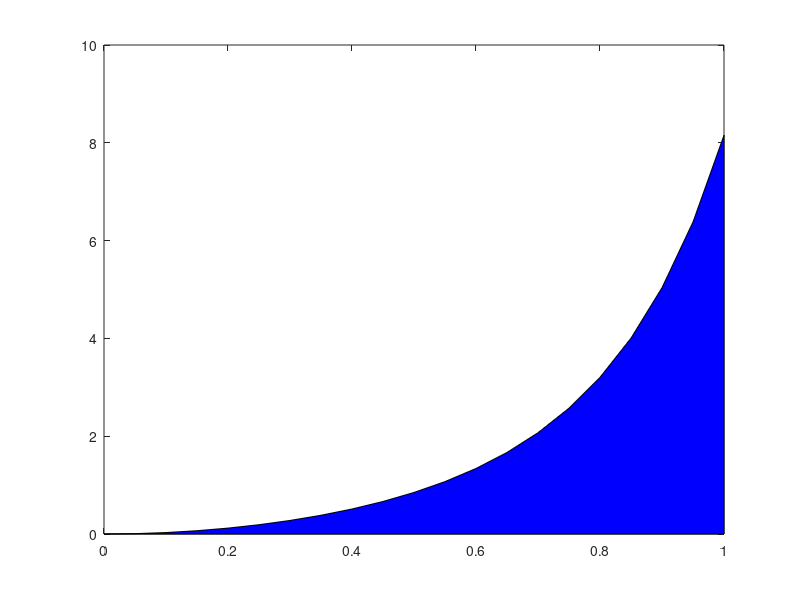

The MATLAB source for this figure:
clear all; close all; 
a = 0.0; b = 1.0; n = 10; h = (b-a)/(2*n); x = a:h:b; 
f = @(x) 3*x.^2.*exp(x.^3); %\int(3*t^2*exp(t^3))dt = exp(t^3)
y = f(x);
i = 0:2*n;
coeff = 3 + (-1).^(i+1);
coeff(1) = 1; coeff(end) = 1;
AreaSimpson = (h/3)*sum(coeff.*y)
##
y = 3*x.^2.*exp(x.^3);
%plot(x,y,'b-','linewidth',2)
figure(1); clf;
area(x,y,'FaceColor','blue')
F = @(t) exp(t^3);
Vexacto = F(b) - F(a);
format long
error = 100*(abs(Vexacto - AreaSimpson))/Vexacto
